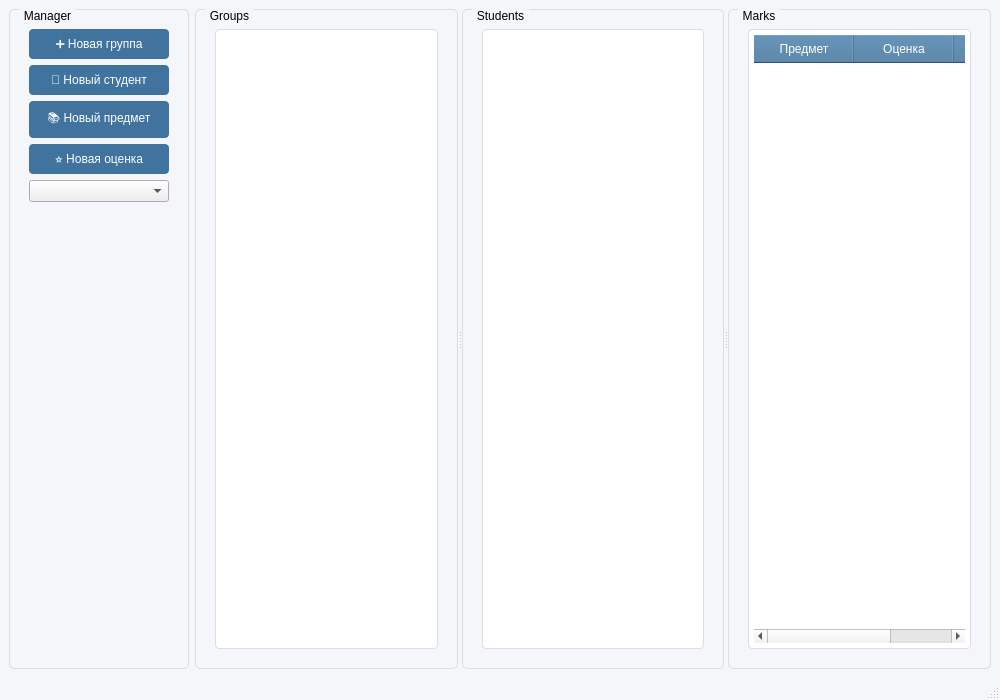
<?xml version="1.0" encoding="UTF-8"?>
<ui version="4.0">
 <class>MainWindow</class>
 <widget class="QMainWindow" name="MainWindow">
  <property name="geometry">
   <rect>
    <x>0</x>
    <y>0</y>
    <width>1000</width>
    <height>700</height>
   </rect>
  </property>
  <property name="windowTitle">
   <string>Virtual Teacher Journal</string>
  </property>
  <property name="styleSheet">
   <string notr="true">
    QMainWindow {
        background-color: #f5f6fa;
    }
    QGroupBox {
        border: 1px solid #dcdde1;
        border-radius: 5px;
        margin-top: 1ex;
        padding: 10px;
    }
    QGroupBox::title {
        subcontrol-origin: margin;
        left: 10px;
        padding: 0 3px;
    }
    QListWidget, QTableWidget {
        background-color: white;
        border: 1px solid #dcdde1;
        border-radius: 4px;
        padding: 5px;
    }
    QPushButton {
        background-color: #40739e;
        color: white;
        border: none;
        padding: 8px 15px;
        border-radius: 4px;
        min-width: 80px;
    }
    QPushButton:hover {
        background-color: #487eb0;
    }
    QHeaderView::section {
        background-color: #40739e;
        color: white;
        padding: 5px;
    }
   </string>
  </property>
  <widget class="QWidget" name="centralWidget">
   <layout class="QHBoxLayout">
    <item>
     <widget class="QGroupBox" name="groupBox">
      <property name="title">
       <string>Manager</string>
      </property>
      <layout class="QVBoxLayout">
       <item>
        <widget class="QPushButton" name="addGroupButton">
         <property name="text">
          <string>➕ Новая группа</string>
         </property>
         <property name="iconSize">
          <size>
           <width>20</width>
           <height>20</height>
          </size>
         </property>
        </widget>
       </item>
       <item>
        <widget class="QPushButton" name="addStudentButton">
         <property name="text">
          <string>👤 Новый студент</string>
         </property>
        </widget>
       </item>
       <item>
        <widget class="QPushButton" name="addSubjectButton">
         <property name="text">
          <string>📚 Новый предмет</string>
         </property>
        </widget>
       </item>
       <item>
        <widget class="QPushButton" name="addGradeButton">
         <property name="text">
          <string>⭐ Новая оценка</string>
         </property>
        </widget>
       </item>
       <item>
        <widget class="QComboBox" name="subjectsComboBox">
         <property name="placeholderText">
          <string>Выберите предмет</string>
         </property>
        </widget>
       </item>
       <item>
        <spacer name="verticalSpacer">
         <property name="orientation">
          <enum>Qt::Vertical</enum>
         </property>
         <property name="sizeHint" stdset="0">
          <size>
           <width>20</width>
           <height>40</height>
          </size>
         </property>
        </spacer>
       </item>
      </layout>
     </widget>
    </item>
    <item>
     <widget class="QSplitter" name="splitter">
      <property name="orientation">
       <enum>Qt::Horizontal</enum>
      </property>
      <widget class="QGroupBox" name="groupsSection">
       <property name="title">
        <string>Groups</string>
       </property>
       <layout class="QVBoxLayout">
        <item>
         <widget class="QListWidget" name="groupsList"/>
        </item>
       </layout>
      </widget>
      <widget class="QGroupBox" name="studentsSection">
       <property name="title">
        <string>Students</string>
       </property>
       <layout class="QVBoxLayout">
        <item>
         <widget class="QListWidget" name="studentsList"/>
        </item>
       </layout>
      </widget>
      <widget class="QGroupBox" name="gradesSection">
       <property name="title">
        <string>Marks</string>
       </property>
       <layout class="QVBoxLayout">
        <item>
         <widget class="QTableWidget" name="gradesTable">
          <property name="rowCount">
           <number>0</number>
          </property>
          <property name="columnCount">
           <number>3</number>
          </property>
          <column>
           <property name="text">
            <string>Предмет</string>
           </property>
          </column>
          <column>
           <property name="text">
            <string>Оценка</string>
           </property>
           <property name="foreground">
            <brush brushstyle="NoBrush">
             <color alpha="255">
              <red>0</red>
              <green>0</green>
              <blue>0</blue>
             </color>
            </brush>
           </property>
          </column>
          <column>
           <property name="text">
            <string>Дата</string>
           </property>
          </column>
         </widget>
        </item>
       </layout>
      </widget>
     </widget>
    </item>
   </layout>
  </widget>
  <widget class="QStatusBar" name="statusBar"/>
  <widget class="QMenuBar" name="menuBar">
   <property name="geometry">
    <rect>
     <x>0</x>
     <y>0</y>
     <width>1000</width>
     <height>21</height>
    </rect>
   </property>
  </widget>
 </widget>
 <resources/>
 <connections/>
</ui>
